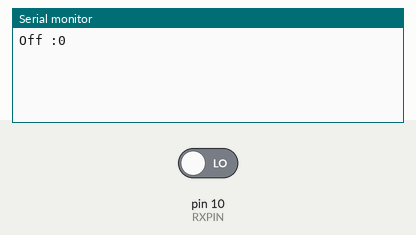
The sketch below on a simulated Arduino Uno, built with avr-gcc and run on an emulated ATmega328P. Shown: the last lines printed to the serial monitor. Inputs (shaded band) come from the test bench; at power-on: pin 10 (RXPIN) LOW.

Above: at 1.2 s.
1.3 s: pin 10 (RXPIN) driven HIGH
At 2.1 s:
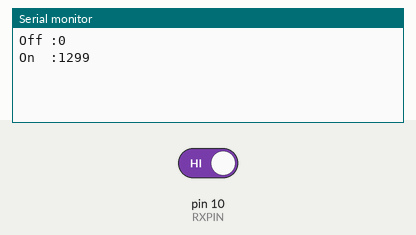
2.8 s: pin 10 (RXPIN) driven LOW
At 3.3 s:
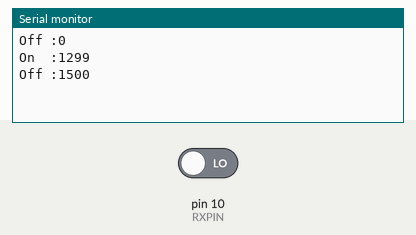

Measured:
- after the input at 1.3 s, the serial monitor: prints a new line at once (image 1)
- after the input at 2.8 s, the serial monitor: prints a new line at once (image 2)

The sketch:

Flash_Timer.ino
```cpp
/*
 * Flash Timer
 *
 * A quick hack to time how long a light is of and/or off
 *
 * This is for use for debugging a Flashing Light Prize 2018 entry
 *
 * Alistair MacDonald 2018
 * http://alistairmacdonald.com
 *
 */

#define RXPIN    10     // Pin connected to the detector
#define GNDPIN   9      // Pin used for ground on the detector
#define VCCPIN   8      // Pin used for power to the detector


void setup() {
  // Enable serial for debugging
  Serial.begin(115200);
  // Configure the pin for input
  pinMode(RXPIN, INPUT);
  // Set the pins used for power
  pinMode(GNDPIN, OUTPUT);
  digitalWrite(GNDPIN, LOW);
  pinMode(VCCPIN, OUTPUT);
  digitalWrite(VCCPIN, HIGH);
}

unsigned long start = millis();
unsigned long end = start;

void loop() {
  while (digitalRead(RXPIN)==HIGH); // Wait for the light to turn on (high is off)
  start = millis(); // Rememebr when light turned on

  Serial.print("Off :");
  Serial.println(start-end);

  delay(40); // Wait a debounce delay

  while (digitalRead(RXPIN)==LOW); // Wait for the light to turn off (low is on)
  end = millis(); // Rememebr when we finished sending

  Serial.print("On  :");
  Serial.println(end-start);

  delay(40); // Wait a debounce delay

}
```
